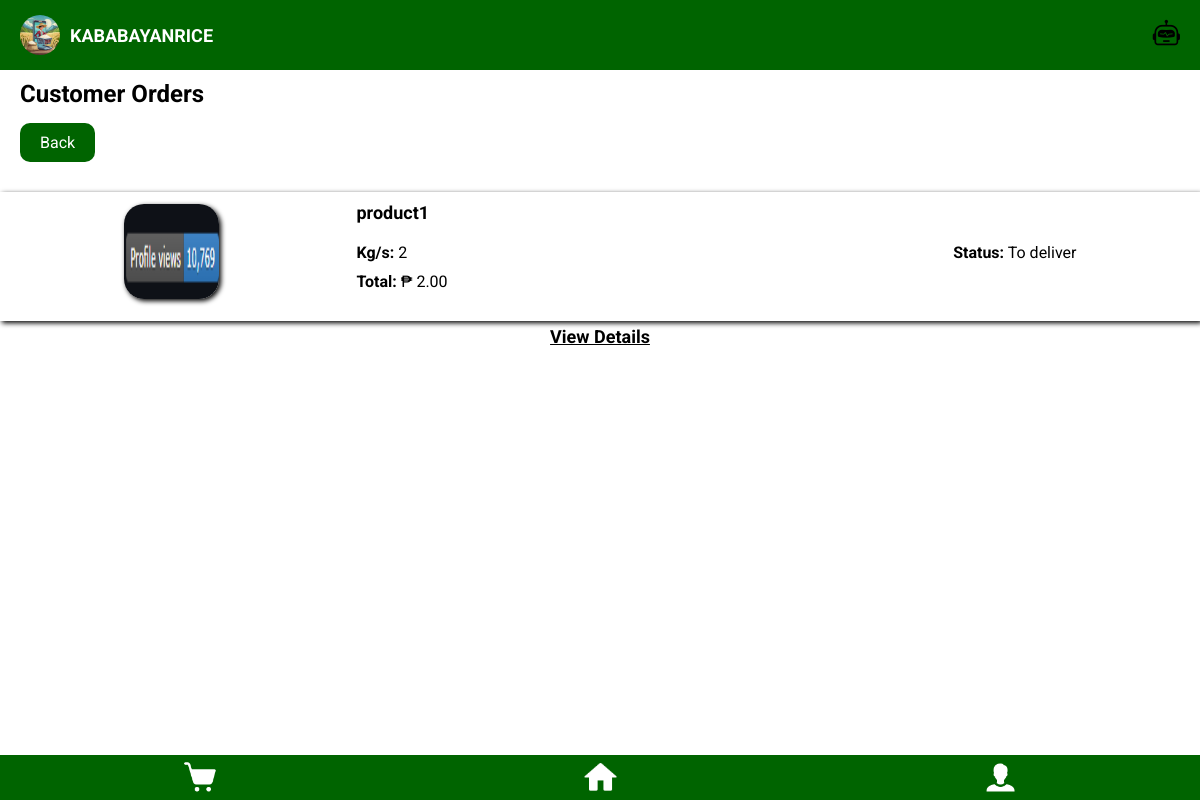
The page /seller_orders/ (signed in) on the database its author committed.
### ecommerce_app/models.py (models this page shows, shortened)
class Order(models.Model):
    user = models.ForeignKey(User, on_delete=models.CASCADE)
    product = models.ForeignKey(Product, on_delete=models.CASCADE)
    quantity = models.PositiveIntegerField()
    total_price = models.DecimalField(max_digits=10, decimal_places=2)
    payment_method = models.CharField(max_length=20)
    seller = models.ForeignKey(Account, on_delete=models.SET_NULL, null=True)
    timestamp = models.DateTimeField(auto_now_add=True)
    status = models.IntegerField(choices=[(1, 'To pack'), (2, 'To ship'), (3, 'To deliver'), (4, 'Canceled')], default=1, null=True, blank=True)

class Product(models.Model):
    account = models.ForeignKey(User, on_delete=models.SET_NULL, blank=True, null=True)
    product_picture = models.ImageField(upload_to="product_pictures/", null=True, blank=True)
    product_name = models.CharField(max_length=255, default='', blank=False)
    product_price = models.IntegerField(blank=False)
    product_origin = models.CharField(max_length=255, default='', blank=False)
    product_description = models.CharField(max_length=510, default='', blank=False)

### ecommerce_app/views.py (the view)
# urls.py: path("seller_orders/", views.seller_orders, name="seller_orders"),
def seller_orders(request):
    seller_account = request.user.account
    seller_orders = Order.objects.filter(seller=seller_account)
    return render(request, 'Profile/seller_orders.html', {'seller_orders': seller_orders})

### ecommerce_app/templates/Profile/seller_orders.html (shortened to what this page needs)
{% extends "Home/navbarAndfooter.html" %}
{% block NavbarAndFooter %}
    {{ block.super }}
    <head>
        {% load static %}
        <link rel="stylesheet" type="text/css" href="{% static 'css/sellerorders.css' %}">
    </head>
    <h1 class="title">Customer Orders</h1>
    <form class="back-link" action="{% url 'profile' %}" method="post">
        <button type="submit">Back</button>
    </form>
    <div class="orders-container">
        {% for order in seller_orders %}
        <div class="order">
            <div class="order-info">
                <img src="{{ order.product.product_picture.url }}" alt="{{ order.product.product_name }}" id="product_pic"></td>
            </div>
            <div class="order-contain">
                <div>
                    <h3>{{ order.product.product_name }}</h3>
                </div>
                <div class="order-details-contain">
                    <div class="order-info1">
                        <p><b>Kg/s:</b> {{ order.quantity }}</p>
                        <p><b>Total:</b> ₱ {{ order.total_price }}</p>
                    </div>
                    <div class="order-info2">
                        <p><b>Status:</b>
                            {% if order.status %}
                                {% if order.status == 1 %}
                                    To pack
                                {% elif order.status == 2 %}
                                    To ship
                                {% elif order.status == 3 %}
                                    To deliver
                                {% elif order.status == 4 %}
                                    Canceled
                            {% endif %}
                            {% else %}
                                N/A
                            {% endif %}
                        </p>
                    </div>
                </div>
            </div>
        </div>
        <div class="order-info3">
            <p><a href="{% url 'order_details' order.id %}">View Details</a></p>
        </div>
        {% endfor %}
    </div>
{% endblock %}

### ecommerce_app/static/css/Home.css (style rules this page uses)
* { margin: 0; padding: 0; font-family: 'Roboto', sans-serif; }

### ecommerce_app/static/css/sellerorders.css (style rules this page uses)
* { font-family: 'Roboto', sans-serif; margin: 0; padding: 0; color: black; }
.title { font-size: 1.5em; margin: 10px 20px; }
.back-link { display: inline-block; }
.back-link button { margin: 5px 20px; padding: 10px 20px; font-size: 16px; color: #fff; background-color: #006400; border: none; box-shadow: 2px 2px; border-radius: 10px; cursor: pointer; transition: #006400 0.3s; }
.orders-container { display: flex; flex-direction: column; width: 100%; gap: 5px; align-items: center; font-size: 15px; font-weight: bold; background-color: #fff; margin: 15px 0px; padding: 10px 0px; }
.order { display: flex; flex-direction: row; align-items: center; gap: 0.15in; height: fit-content; width: 100%; justify-content: space-evenly; padding-bottom: 10px; box-shadow: 2px 2px 5px; background-color: white; }
.order p { margin-bottom: 10px; font-size: 16px; font-weight: 400; }
.order-contain { display: flex; flex-direction: column; height: fit-content; width: 60%; justify-content: center; }
.order-details-contain { display: flex; flex-direction: row; justify-content: space-between; margin: 10px 0px; }
.order-info { display: flex; justify-content: center; }
.order h3 { font-size: 18px; margin: 10px auto; white-space: nowrap; overflow: hidden; text-overflow: ellipsis; }
.order-info3 { font-size: 18px; margin-bottom: 20px; }
#product_pic { height: 95px; width: 95px; border-radius: 20px; box-shadow: 2px 2px 5px; }

### rows shown on the page
Order: product.product_picture (picture), product.product_name "product1", quantity "2", total_price "2.00", status "To deliver"
